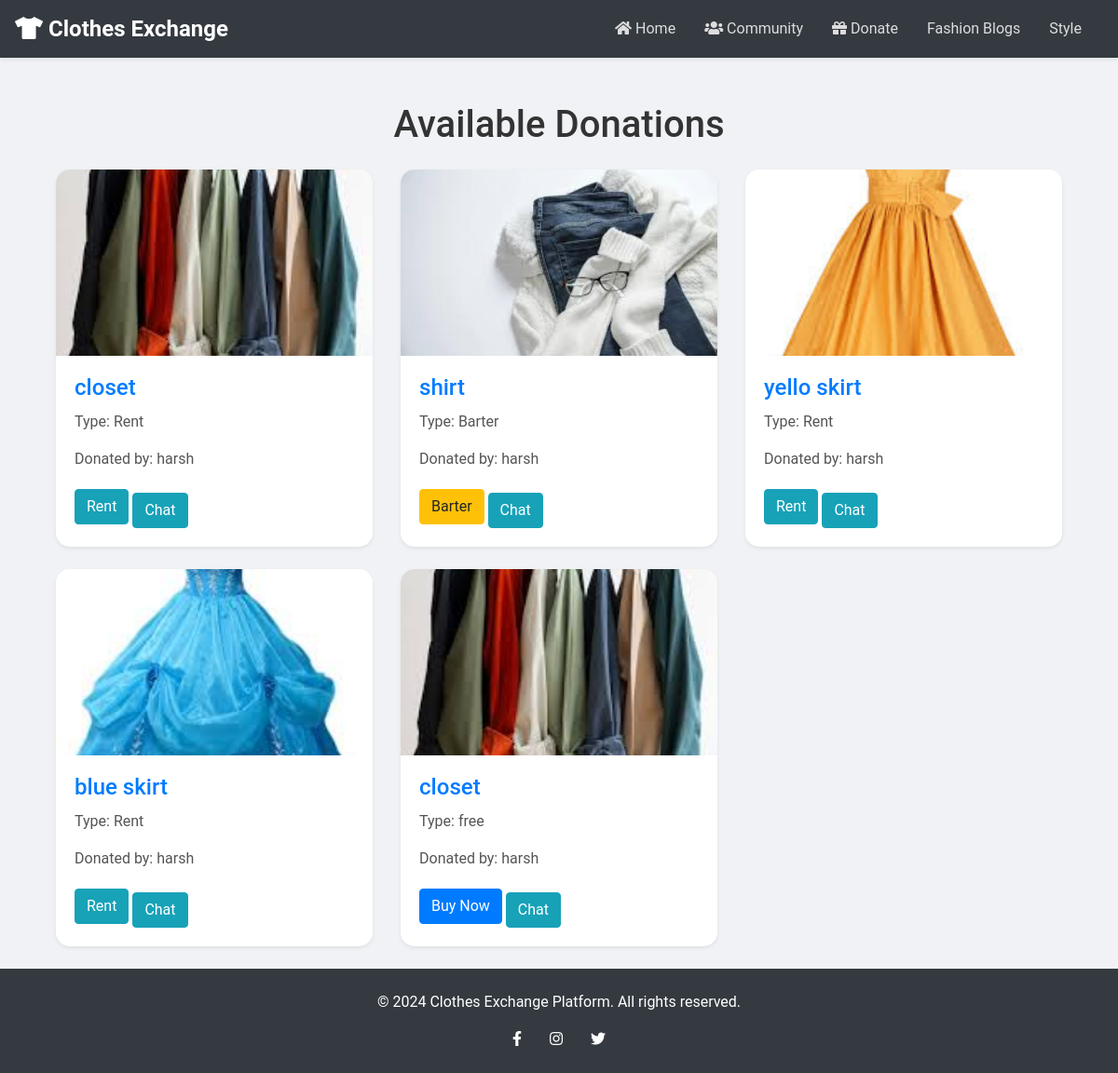
Page /donations/donations/ on the committed database.
### donations/models.py (models this page shows, shortened)
class Donation(models.Model):
    ACTION_CHOICES = [
        ('donate', 'Donate'),
        ('trade', 'Trade'),
        ('lend', 'Lend'),
        ('barter', 'Barter'),
        ('rent', 'Rent'),
    ]
    clothes = models.ForeignKey(Clothes, on_delete=models.CASCADE)
    donor = models.ForeignKey(User, on_delete=models.CASCADE)
    action = models.CharField(max_length=10, choices=ACTION_CHOICES, default='donate')
    donation_date = models.DateTimeField(auto_now_add=True)
    recipient_name = models.CharField(max_length=100, null=True, blank=True)
    recipient_contact = models.CharField(max_length=15, null=True, blank=True)
    is_completed = models.BooleanField(default=False)
    barter_clothes = models.ForeignKey(Clothes, null=True, blank=True, on_delete=models.SET_NULL, related_name="barter_clothes")
    rental_period = models.PositiveIntegerField(null=True, blank=True)
    rental_end_date = models.DateField(null=True, blank=True)

### wardrobe/models.py (models this page shows, shortened)
class Clothes(models.Model):
    CATEGORY_CHOICES = [
        ('T-shirt', 'T-shirt'),
        ('Jeans', 'Jeans'),
        ('Jacket', 'Jacket'),
    ]
    name = models.CharField(max_length=100)
    image = models.ImageField(upload_to='clothes_images/')
    category = models.CharField(max_length=50, choices=CATEGORY_CHOICES)
    is_old = models.BooleanField(default=False)
    added_on = models.DateTimeField(auto_now_add=True)

### donations/views.py (the view)
# urls.py: path('donations/', views.donation_page, name='donation_page'),
def donation_page(request):
    donations = Donation.objects.filter(is_completed=False)
    return render(request, 'donations/donation_page.html', {'donations': donations})

### templates/donations/donation_page.html (shortened to what this page needs)
{% extends 'base.html' %}
{% block content %}
<div class="container mt-5">
    <h1 class="text-center mb-4">Available Donations</h1>
    <div class="row">
        {% for donation in donations %}
        <div class="col-md-4">
            <div class="card mb-4 shadow-sm">
                <img src="{{ donation.clothes.image.url }}" class="card-img-top" alt="{{ donation.clothes.name }}">
                <div class="card-body">
                    <h5 class="card-title">{{ donation.clothes.name }}</h5>
                    <p class="card-text">Type: {{ donation.get_action_display }}</p>
                    <p class="card-text">Donated by: {{ donation.donor.username }}</p>
                    {% if donation.action == 'barter' %}
                        <a href="{% url 'barter_clothes' donation.id %}" class="btn btn-warning">Barter</a>
                    {% elif donation.action == 'rent' %}
                        <a href="{% url 'rent_clothes' donation.id %}" class="btn btn-info">Rent</a>
                    {% else %}
                        <a href="{% url 'buy_donation' donation.id %}" class="btn btn-primary">Buy Now</a>
                    {% endif %}
                    <a href="{% url 'chat_room' donation.id %}" class="btn btn-info mt-2">Chat</a>
                </div>
            </div>
        </div>
        {% empty %}
        <p class="text-center">No donated items available right now.</p>
        {% endfor %}
    </div>
</div>
{% endblock %}

### static/css/style.css (style rules this page uses)
body { background-color: #f0f2f5; color: #333; font-family: 'Roboto', sans-serif; }
.card { border: none; border-radius: 15px; overflow: hidden; transition: transform 0.2s; }
.card-img-top { height: 200px; object-fit: cover; }
.card-body { padding: 20px; }
.card-title { font-size: 1.5rem; color: #007bff; margin-bottom: 10px; }
.card-text { color: #555; }
.btn-primary { background-color: #007bff; border-color: #007bff; }
.btn-warning { background-color: #ffc107; border-color: #ffc107; }
.btn-info { background-color: #17a2b8; border-color: #17a2b8; }

### rows in the picture
Donation: clothes.image (picture), clothes.name "closet", action "Rent", donor.username "harsh"
Donation: clothes.image (picture), clothes.name "shirt", action "Barter", donor.username "harsh"
Donation: clothes.image (picture), clothes.name "yello skirt", action "Rent", donor.username "harsh"
Donation: clothes.image (picture), clothes.name "blue skirt", action "Rent", donor.username "harsh"
Donation: clothes.image (picture), clothes.name "closet", action "free", donor.username "harsh", shows "Buy Now"
